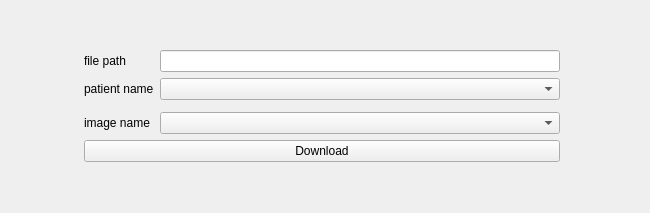
<?xml version="1.0" encoding="UTF-8"?>
<ui version="4.0">
 <class>DownloadForm</class>
 <widget class="QDialog" name="DownloadForm">
  <property name="geometry">
   <rect>
    <x>0</x>
    <y>0</y>
    <width>650</width>
    <height>213</height>
   </rect>
  </property>
  <property name="windowTitle">
   <string>Download File</string>
  </property>
  <property name="styleSheet">
   <string notr="true"/>
  </property>
  <layout class="QGridLayout" name="gridLayout">
   <item row="3" column="0" rowspan="2">
    <spacer name="horizontalSpacer">
     <property name="orientation">
      <enum>Qt::Horizontal</enum>
     </property>
     <property name="sizeHint" stdset="0">
      <size>
       <width>65</width>
       <height>20</height>
      </size>
     </property>
    </spacer>
   </item>
   <item row="2" column="1">
    <widget class="QLabel" name="label">
     <property name="text">
      <string>file path</string>
     </property>
    </widget>
   </item>
   <item row="2" column="2" colspan="2">
    <widget class="QLineEdit" name="filePathEdit">
     <property name="minimumSize">
      <size>
       <width>400</width>
       <height>0</height>
      </size>
     </property>
     <property name="readOnly">
      <bool>true</bool>
     </property>
    </widget>
   </item>
   <item row="3" column="1">
    <widget class="QLabel" name="label_2">
     <property name="text">
      <string>patient name</string>
     </property>
    </widget>
   </item>
   <item row="5" column="1">
    <widget class="QLabel" name="label_3">
     <property name="text">
      <string>image name</string>
     </property>
    </widget>
   </item>
   <item row="3" column="4">
    <spacer name="horizontalSpacer_2">
     <property name="orientation">
      <enum>Qt::Horizontal</enum>
     </property>
     <property name="sizeHint" stdset="0">
      <size>
       <width>33</width>
       <height>20</height>
      </size>
     </property>
    </spacer>
   </item>
   <item row="3" column="2" colspan="2">
    <widget class="QComboBox" name="patientIDSelector"/>
   </item>
   <item row="2" column="4">
    <widget class="QPushButton" name="openFileBtn">
     <property name="sizePolicy">
      <sizepolicy hsizetype="Fixed" vsizetype="Fixed">
       <horstretch>0</horstretch>
       <verstretch>0</verstretch>
      </sizepolicy>
     </property>
     <property name="text">
      <string/>
     </property>
     <property name="icon">
      <iconset>
       <normalon>:/icon/resources/icon/open_folder.png</normalon>
      </iconset>
     </property>
     <property name="iconSize">
      <size>
       <width>25</width>
       <height>25</height>
      </size>
     </property>
     <property name="flat">
      <bool>true</bool>
     </property>
    </widget>
   </item>
   <item row="1" column="2">
    <spacer name="verticalSpacer">
     <property name="orientation">
      <enum>Qt::Vertical</enum>
     </property>
     <property name="sizeHint" stdset="0">
      <size>
       <width>20</width>
       <height>43</height>
      </size>
     </property>
    </spacer>
   </item>
   <item row="7" column="2">
    <spacer name="verticalSpacer_2">
     <property name="orientation">
      <enum>Qt::Vertical</enum>
     </property>
     <property name="sizeHint" stdset="0">
      <size>
       <width>20</width>
       <height>43</height>
      </size>
     </property>
    </spacer>
   </item>
   <item row="6" column="1" colspan="3">
    <widget class="QPushButton" name="downloadFileBtn">
     <property name="text">
      <string>Download</string>
     </property>
    </widget>
   </item>
   <item row="5" column="2" colspan="2">
    <widget class="QComboBox" name="imageNameSelector"/>
   </item>
  </layout>
 </widget>
 <resources/>
 <connections/>
</ui>
